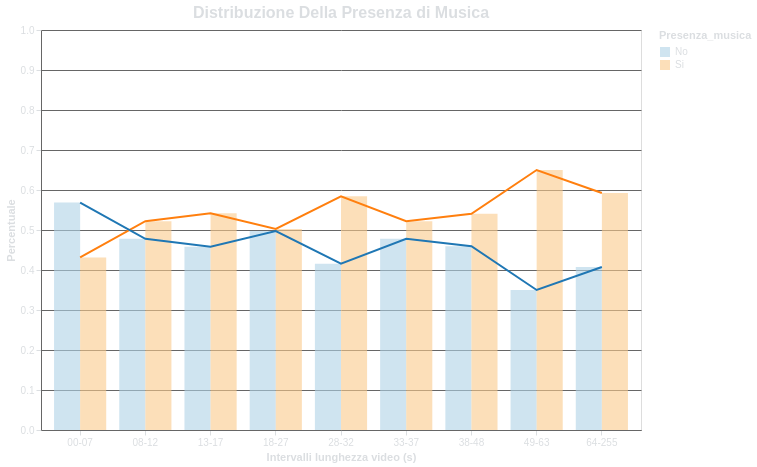

Write a Vega-Lite specification for this figure.
### Vega-Lite specification from a JSON file in a GitHub repository (floating-point values rounded to 4 significant figures)
{"$schema": "https://vega.github.io/schema/vega-lite/v5.17.0.json", "config": {"axis": {"labelAngle": 0, "domainColor": "#666666", "gridColor": "#666666", "labelColor": "#DBDEE1", "tickColor": "#DBDEE1", "titleColor": "#DBDEE1"}, "background": "transparent", "legend": {"labelColor": "#DBDEE1", "titleColor": "#DBDEE1"}, "title": {"color": "#DBDEE1", "fontSize": 16}}, "datasets": {"data-9f260ba2ba9ca59601691fbf62751cdd": [{"Durata Intervallo": "00-07", "Percentuale": 0.4314, "Presenza_musica": "Si"}, {"Durata Intervallo": "08-12", "Percentuale": 0.522, "Presenza_musica": "Si"}, {"Durata Intervallo": "13-17", "Percentuale": 0.542, "Presenza_musica": "Si"}, {"Durata Intervallo": "18-27", "Percentuale": 0.5027, "Presenza_musica": "Si"}, {"Durata Intervallo": "28-32", "Percentuale": 0.5843, "Presenza_musica": "Si"}, {"Durata Intervallo": "33-37", "Percentuale": 0.5219, "Presenza_musica": "Si"}, {"Durata Intervallo": "38-48", "Percentuale": 0.5404, "Presenza_musica": "Si"}, {"Durata Intervallo": "49-63", "Percentuale": 0.65, "Presenza_musica": "Si"}, {"Durata Intervallo": "64-255", "Percentuale": 0.5926, "Presenza_musica": "Si"}], "data-a01dfcbaaa81fbad60566a96d79c62e9": [{"Durata Intervallo": "00-07", "Percentuale": 0.5686, "Presenza_musica": "No"}, {"Durata Intervallo": "08-12", "Percentuale": 0.478, "Presenza_musica": "No"}, {"Durata Intervallo": "13-17", "Percentuale": 0.458, "Presenza_musica": "No"}, {"Durata Intervallo": "18-27", "Percentuale": 0.4973, "Presenza_musica": "No"}, {"Durata Intervallo": "28-32", "Percentuale": 0.4157, "Presenza_musica": "No"}, {"Durata Intervallo": "33-37", "Percentuale": 0.4781, "Presenza_musica": "No"}, {"Durata Intervallo": "38-48", "Percentuale": 0.4596, "Presenza_musica": "No"}, {"Durata Intervallo": "49-63", "Percentuale": 0.35, "Presenza_musica": "No"}, {"Durata Intervallo": "64-255", "Percentuale": 0.4074, "Presenza_musica": "No"}], "data-acf282d54d1ed83acbfc459a1733247d": [{"Durata Intervallo": "00-07", "Percentuale": 0.5686, "Presenza_musica": "No"}, {"Durata Intervallo": "08-12", "Percentuale": 0.478, "Presenza_musica": "No"}, {"Durata Intervallo": "13-17", "Percentuale": 0.458, "Presenza_musica": "No"}, {"Durata Intervallo": "18-27", "Percentuale": 0.4973, "Presenza_musica": "No"}, {"Durata Intervallo": "28-32", "Percentuale": 0.4157, "Presenza_musica": "No"}, {"Durata Intervallo": "33-37", "Percentuale": 0.4781, "Presenza_musica": "No"}, {"Durata Intervallo": "38-48", "Percentuale": 0.4596, "Presenza_musica": "No"}, {"Durata Intervallo": "49-63", "Percentuale": 0.35, "Presenza_musica": "No"}, {"Durata Intervallo": "64-255", "Percentuale": 0.4074, "Presenza_musica": "No"}, {"Durata Intervallo": "00-07", "Percentuale": 0.4314, "Presenza_musica": "Si"}, {"Durata Intervallo": "08-12", "Percentuale": 0.522, "Presenza_musica": "Si"}, {"Durata Intervallo": "13-17", "Percentuale": 0.542, "Presenza_musica": "Si"}, {"Durata Intervallo": "18-27", "Percentuale": 0.5027, "Presenza_musica": "Si"}, {"Durata Intervallo": "28-32", "Percentuale": 0.5843, "Presenza_musica": "Si"}, {"Durata Intervallo": "33-37", "Percentuale": 0.5219, "Presenza_musica": "Si"}, {"Durata Intervallo": "38-48", "Percentuale": 0.5404, "Presenza_musica": "Si"}, {"Durata Intervallo": "49-63", "Percentuale": 0.65, "Presenza_musica": "Si"}, {"Durata Intervallo": "64-255", "Percentuale": 0.5926, "Presenza_musica": "Si"}]}, "height": 400, "layer": [{"data": {"name": "data-acf282d54d1ed83acbfc459a1733247d"}, "encoding": {"color": {"field": "Presenza_musica", "scale": {"scheme": "blueorange"}, "type": "nominal"}, "tooltip": [{"field": "Durata Intervallo", "type": "nominal"}, {"field": "Presenza_musica", "type": "nominal"}, {"field": "Percentuale", "format": ".2f", "type": "quantitative"}], "x": {"field": "Durata Intervallo", "title": "Intervalli lunghezza video (s)", "type": "nominal"}, "xOffset": {"field": "Presenza_musica", "type": "nominal"}, "y": {"field": "Percentuale", "scale": {"domain": [0, 1]}, "title": "Percentuale", "type": "quantitative"}}, "mark": {"opacity": 0.6, "type": "bar"}, "title": "Distribuzione Della Presenza di Musica"}, {"data": {"name": "data-9f260ba2ba9ca59601691fbf62751cdd"}, "encoding": {"x": {"field": "Durata Intervallo", "type": "nominal"}, "y": {"field": "Percentuale", "type": "quantitative"}}, "mark": {"color": "#ff7f0e", "type": "line"}}, {"data": {"name": "data-a01dfcbaaa81fbad60566a96d79c62e9"}, "encoding": {"x": {"field": "Durata Intervallo", "type": "nominal"}, "y": {"field": "Percentuale", "type": "quantitative"}}, "mark": {"color": "#1f77b4", "type": "line"}}], "resolve": {"scale": {"y": "shared"}}, "width": 600}
